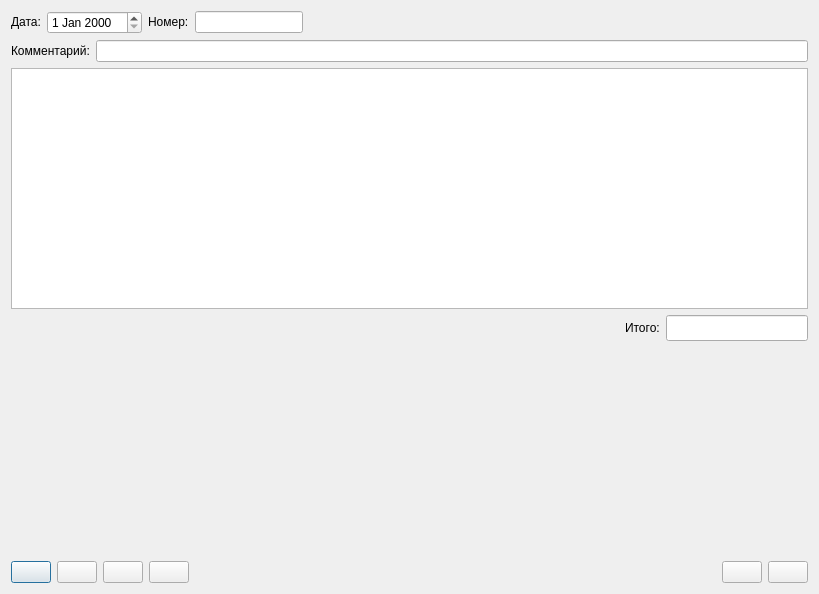
<?xml version="1.0" encoding="UTF-8"?>
<ui version="4.0">
 <class>dialog</class>
 <widget class="Dialog" name="dialog">
  <property name="geometry">
   <rect>
    <x>0</x>
    <y>0</y>
    <width>819</width>
    <height>594</height>
   </rect>
  </property>
  <property name="sizePolicy">
   <sizepolicy hsizetype="Expanding" vsizetype="Expanding">
    <horstretch>0</horstretch>
    <verstretch>0</verstretch>
   </sizepolicy>
  </property>
  <property name="name" stdset="0">
   <string>Документ3</string>
  </property>
  <property name="caption" stdset="0">
   <string>Товар в рознице. Реализация за наличные расчет</string>
  </property>
  <layout class="QVBoxLayout" name="vbxLayout">
   <item>
    <layout class="QHBoxLayout">
     <item>
      <widget class="QLabel" name="label">
       <property name="sizePolicy">
        <sizepolicy hsizetype="Fixed" vsizetype="Fixed">
         <horstretch>0</horstretch>
         <verstretch>0</verstretch>
        </sizepolicy>
       </property>
       <property name="text">
        <string>Дата:</string>
       </property>
      </widget>
     </item>
     <item>
      <widget class="QDateEdit" name="dateEdit">
       <property name="sizePolicy">
        <sizepolicy hsizetype="Fixed" vsizetype="Fixed">
         <horstretch>0</horstretch>
         <verstretch>0</verstretch>
        </sizepolicy>
       </property>
       <property name="font">
        <font>
         <pointsize>9</pointsize>
         <weight>50</weight>
         <bold>false</bold>
        </font>
       </property>
       <property name="readOnly">
        <bool>false</bool>
       </property>
      </widget>
     </item>
     <item>
      <widget class="QLabel" name="label">
       <property name="sizePolicy">
        <sizepolicy hsizetype="Fixed" vsizetype="Fixed">
         <horstretch>0</horstretch>
         <verstretch>0</verstretch>
        </sizepolicy>
       </property>
       <property name="text">
        <string>Номер:</string>
       </property>
      </widget>
     </item>
     <item>
      <widget class="QLineEdit" name="numberEdit">
       <property name="sizePolicy">
        <sizepolicy hsizetype="Fixed" vsizetype="Fixed">
         <horstretch>0</horstretch>
         <verstretch>0</verstretch>
        </sizepolicy>
       </property>
       <property name="font">
        <font>
         <pointsize>9</pointsize>
         <weight>50</weight>
         <bold>false</bold>
        </font>
       </property>
       <property name="readOnly">
        <bool>false</bool>
       </property>
      </widget>
     </item>
     <item>
      <spacer name="horizontalSpacer">
       <property name="orientation">
        <enum>Qt::Horizontal</enum>
       </property>
       <property name="sizeHint" stdset="0">
        <size>
         <width>40</width>
         <height>20</height>
        </size>
       </property>
      </spacer>
     </item>
    </layout>
   </item>
   <item>
    <layout class="QHBoxLayout" name="horizontalLayout">
     <item>
      <widget class="QLabel" name="label_2">
       <property name="text">
        <string>Комментарий:</string>
       </property>
      </widget>
     </item>
     <item>
      <widget class="QLineEdit" name="lineEditComment"/>
     </item>
    </layout>
   </item>
   <item>
    <layout class="QHBoxLayout" name="horizontalLayout_4"/>
   </item>
   <item>
    <layout class="QHBoxLayout" name="tableLayout">
     <item>
      <widget class="TableView" name="tableView">
       <property name="geometry">
        <rect>
         <x>0</x>
         <y>0</y>
         <width>640</width>
         <height>480</height>
        </rect>
       </property>
       <property name="sizePolicy">
        <sizepolicy hsizetype="Expanding" vsizetype="Expanding">
         <horstretch>0</horstretch>
         <verstretch>0</verstretch>
        </sizepolicy>
       </property>
      </widget>
     </item>
    </layout>
   </item>
   <item>
    <layout class="QHBoxLayout" name="horizontalLayout_3">
     <item>
      <widget class="Picture" name="picture"/>
     </item>
     <item>
      <layout class="QVBoxLayout" name="verticalLayout">
       <item>
        <layout class="QHBoxLayout" name="phbxItogLayout">
         <item>
          <spacer name="horizontalSpacer">
           <property name="orientation">
            <enum>Qt::Horizontal</enum>
           </property>
           <property name="sizeHint" stdset="0">
            <size>
             <width>40</width>
             <height>20</height>
            </size>
           </property>
          </spacer>
         </item>
         <item>
          <widget class="QLabel" name="label">
           <property name="sizePolicy">
            <sizepolicy hsizetype="Fixed" vsizetype="Fixed">
             <horstretch>0</horstretch>
             <verstretch>0</verstretch>
            </sizepolicy>
           </property>
           <property name="text">
            <string>Итого:</string>
           </property>
          </widget>
         </item>
         <item>
          <widget class="MyNumericEdit" name="itogNumeric">
           <property name="sizePolicy">
            <sizepolicy hsizetype="Fixed" vsizetype="Fixed">
             <horstretch>0</horstretch>
             <verstretch>0</verstretch>
            </sizepolicy>
           </property>
           <property name="font">
            <font>
             <pointsize>11</pointsize>
             <weight>75</weight>
             <bold>true</bold>
            </font>
           </property>
           <property name="readOnly">
            <bool>true</bool>
           </property>
          </widget>
         </item>
        </layout>
       </item>
       <item>
        <spacer name="verticalSpacer">
         <property name="orientation">
          <enum>Qt::Vertical</enum>
         </property>
         <property name="sizeHint" stdset="0">
          <size>
           <width>20</width>
           <height>40</height>
          </size>
         </property>
        </spacer>
       </item>
      </layout>
     </item>
    </layout>
   </item>
   <item>
    <layout class="QHBoxLayout" name="cmdButtonLayout">
     <item>
      <widget class="QPushButton" name="buttonAdd">
       <property name="text">
        <string/>
       </property>
       <property name="icon">
        <iconset>
         <normaloff>:buttonAdd</normaloff>
         <normalon>:buttonAdd</normalon>
         <activeoff>:buttonAdd</activeoff>
         <activeon>:buttonAdd</activeon>
         <selectedoff>:buttonAdd</selectedoff>
         <selectedon>:buttonAdd</selectedon>:buttonAdd</iconset>
       </property>
      </widget>
     </item>
     <item>
      <widget class="QPushButton" name="buttonDelete">
       <property name="text">
        <string/>
       </property>
       <property name="icon">
        <iconset>
         <normaloff>:buttonDelete</normaloff>
         <normalon>:buttonDelete</normalon>
         <activeoff>:buttonDelete</activeoff>
         <activeon>:buttonDelete</activeon>
         <selectedoff>:buttonDelete</selectedoff>
         <selectedon>:buttonDelete</selectedon>:buttonDelete</iconset>
       </property>
      </widget>
     </item>
     <item>
      <widget class="QPushButton" name="buttonRequery">
       <property name="text">
        <string/>
       </property>
       <property name="icon">
        <iconset>
         <normaloff>:buttonRequery</normaloff>
         <normalon>:buttonRequery</normalon>
         <activeoff>:buttonRequery</activeoff>
         <activeon>:buttonRequery</activeon>
         <selectedoff>:buttonRequery</selectedoff>
         <selectedon>:buttonRequery</selectedon>:buttonRequery</iconset>
       </property>
      </widget>
     </item>
     <item>
      <widget class="QPushButton" name="buttonPrint">
       <property name="text">
        <string/>
       </property>
       <property name="icon">
        <iconset>
         <normaloff>:buttonPrint</normaloff>
         <normalon>:buttonPrint</normalon>
         <activeoff>:buttonPrint</activeoff>
         <activeon>:buttonPrint</activeon>
         <selectedoff>:buttonPrint</selectedoff>
         <selectedon>:buttonPrint</selectedon>:buttonPrint</iconset>
       </property>
      </widget>
     </item>
     <item>
      <spacer name="horizontalSpacer">
       <property name="orientation">
        <enum>Qt::Horizontal</enum>
       </property>
       <property name="sizeHint" stdset="0">
        <size>
         <width>40</width>
         <height>20</height>
        </size>
       </property>
      </spacer>
     </item>
     <item>
      <widget class="QPushButton" name="buttonOk">
       <property name="text">
        <string/>
       </property>
       <property name="icon">
        <iconset>
         <normaloff>:buttonOk</normaloff>
         <normalon>:buttonOk</normalon>
         <activeoff>:buttonOk</activeoff>
         <activeon>:buttonOk</activeon>
         <selectedoff>:buttonOk</selectedoff>
         <selectedon>:buttonOk</selectedon>:buttonOk</iconset>
       </property>
      </widget>
     </item>
     <item>
      <widget class="QPushButton" name="buttonCancel">
       <property name="text">
        <string/>
       </property>
       <property name="icon">
        <iconset>
         <normaloff>:buttonCancel</normaloff>
         <normalon>:buttonCancel</normalon>
         <activeoff>:buttonCancel</activeoff>
         <activeon>:buttonCancel</activeon>
         <selectedoff>:buttonCancel</selectedoff>
         <selectedon>:buttonCancel</selectedon>:buttonCancel</iconset>
       </property>
      </widget>
     </item>
    </layout>
   </item>
  </layout>
 </widget>
 <customwidgets>
  <customwidget>
   <class>Dialog</class>
   <extends>QDialog</extends>
   <header>dialog.h</header>
   <container>1</container>
  </customwidget>
  <customwidget>
   <class>Picture</class>
   <extends>QFrame</extends>
   <header>picture.h</header>
   <container>1</container>
  </customwidget>
  <customwidget>
   <class>TableView</class>
   <extends>QTableView</extends>
   <header>tableview.h</header>
   <addpagemethod>addPage</addpagemethod>
   <container>1</container>
  </customwidget>
  <customwidget>
   <class>MyNumericEdit</class>
   <extends>QLineEdit</extends>
   <header>mynumericedit.h</header>
  </customwidget>
 </customwidgets>
 <resources>
  <include location="../../../resources.qrc"/>
 </resources>
 <connections/>
</ui>
